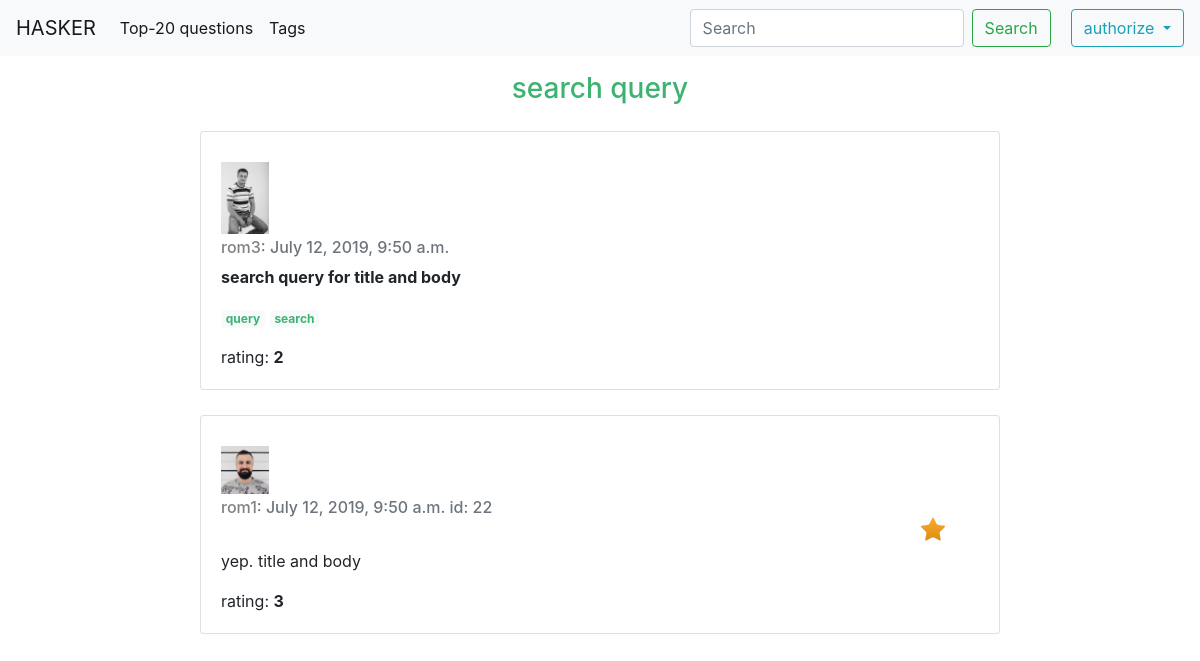
Before: /hasker/question/search-query/ with the older database file.
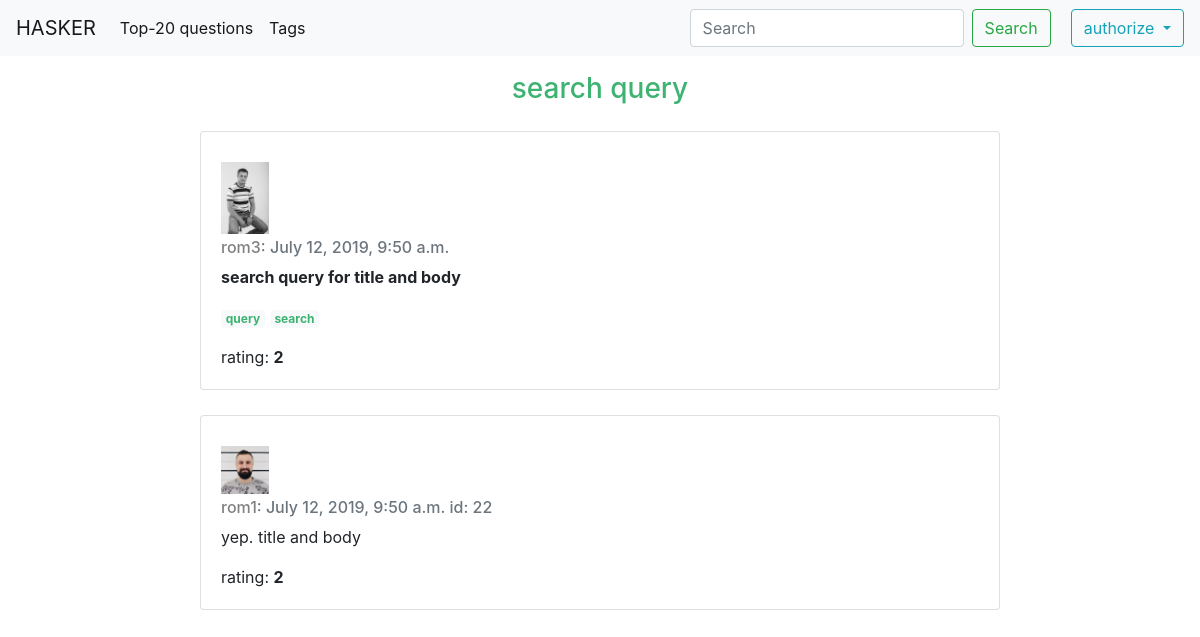
After: the same page with the newer database file.
### forum/models.py (models this page shows, shortened)
class Reply(models.Model):
    related_q = models.ForeignKey(Question, related_name='replies', on_delete=models.CASCADE)
    body = models.TextField(db_index=True)
    author = models.ForeignKey(settings.AUTH_USER_MODEL, on_delete=models.CASCADE)
    pub_date = models.DateTimeField(auto_now_add=True)
    flag = models.BooleanField(default=False)
    votes = GenericRelation(Vote)
    class Meta:
        ordering = ('-pub_date',)
    @property
    def total_votes(self):
        return self.votes.count()

### authorization/models.py (models this page shows, shortened)
class Person(AbstractUser):
    class Meta:
        verbose_name = 'Person'
    email = models.EmailField(max_length=254, unique=True, verbose_name='email address')
    avatar = models.ImageField(upload_to='avatars/', default='avatars/def_ava.jpg')

### forum/views.py (the view)
# urls.py: path('question/<slug>/', QuestionDetail.as_view(), name='question_detail'),
class QuestionDetail(DetailView, MultipleObjectMixin):
    model = Question
    template_name = 'forum/question_detail.html'
    context_object_name = 'question'
    paginate_by = 20
    def get_context_data(self, **kwargs):
        replyes = Reply.objects.filter(related_q__slug=self.kwargs['slug']).order_by('pub_date')
        context = super(QuestionDetail, self).get_context_data(object_list=replyes, **kwargs)
        if self.request.user.is_authenticated:
            context['reply_form'] = ReplyForm()
        return context

### forum/models.py (called while the page is built)
    def __str__(self):
        return self.name

    @property
    def total_votes(self):
        return self.votes.count()

### forum/templates/forum/question_detail.html (shortened to what this page needs)
{% extends 'forum/base_forum.html' %}
{% load crispy_forms_tags %}
{% block content %}
    <h3 style="text-align: center; color: MediumSeaGreen; margin-top: 16px;">{{ question.title }}</h3>
        <div class="card">
            <div class="card-body">
                <img src="{{ question.author.avatar.url }}" style="width: 3rem;" vspace="10" align="bottom" alt="avatars/def_ava.jpg">
                <h6 class="card-subtitle mb-2 text-muted">
                    <a style="color: Gray;" href="{% url 'person_info' nickname=question.author.username %}">
                        {{ question.author.username }}</a>: {{ question.pub_date }}
                </h6>
                <p class="card-text"><strong>{{ question.content }}</strong></p>
                <p>
                    {% for tag in question.tags.all %}
                    <span class="badge badge-light">
                        <a style="color: MediumSeaGreen" href="{% url 'tag_questions' tag_name=tag %}">{{ tag }}</a>
                    </span>
                    {% endfor %}
                </p>
                    rating: <b id="rat_q">{{ question.total_votes }}</b>
            </div>
        </div>
        {% for reply in object_list %}
            <div class="card">
                <div class="card-body">
                    <img src="{{ reply.author.avatar.url }}" style="width: 3rem;" vspace="10" align="bottom"
                         alt="avatars/def_ava.jpg">
                    <h6 class="card-subtitle mb-2 text-muted">
                        <a style="color: Gray" href="{% url 'person_info' nickname=reply.author.username %}">
                            {{ reply.author.username }}</a>: {{ reply.pub_date }} id: {{ reply.id }}
                        {% if reply.flag %}
                            <span id="medal_{{ reply.id }}">
                                <img src="{{ MEDIA_URL }}png/starfull.png" hspace="700">
                            </span>
                        {% else %}
                            <span id="medal_{{ reply.id }}"></span>
                        {% endif %}
                    </h6>
                    <p class="card-text">{{ reply.body }}</p>
                    rating: <b id="rat_r_{{ reply.id }}">{{ reply.total_votes }}</b>
                </div>
            </div>
        {% endfor %}
{% endblock %}

Changed rows visible on the page:
changed Reply "yep. title and body": total_votes "3" → "2"; flag True → False (drawn); flag: picture removed
